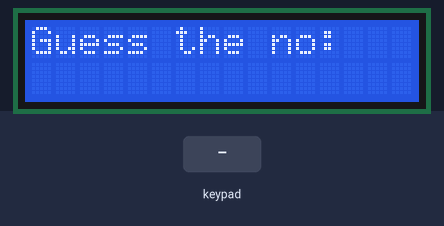
Simulated run of this sketch. Board: Arduino Uno, built with avr-gcc and run on an emulated ATmega328P. Parts: 16×2 character LCD. The test bench sets the inputs (shaded band). Random numbers use the default seed unless the sketch sets one; what the sketch prints to the serial monitor is not drawn.

Above: at 4.8 s.
4.9 s: keypad keys 8 7 6 5 # pressed 0.4 s apart
At 7.9 s:
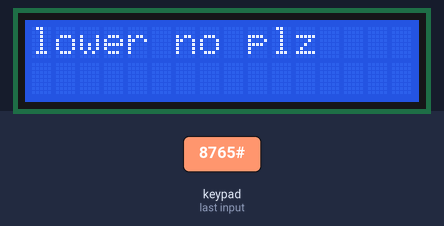
9.9 s: key '#' pressed
At 10.5 s:
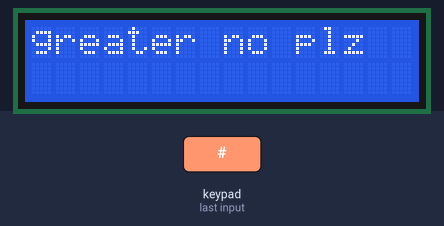
12.9 s: keypad keys 4 3 2 # pressed 0.4 s apart
At 13.9 s:
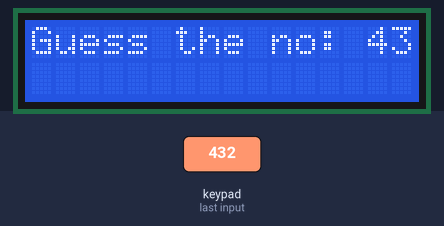
17.5 s: keypad keys 1 3 9 7 * pressed 0.4 s apart
At 18.7 s:
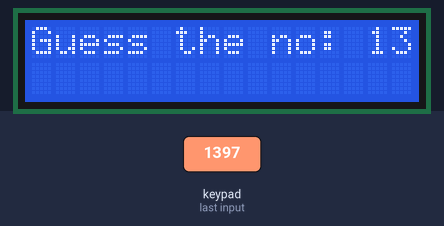
21.0 s: key '2' pressed
At 22.2 s:
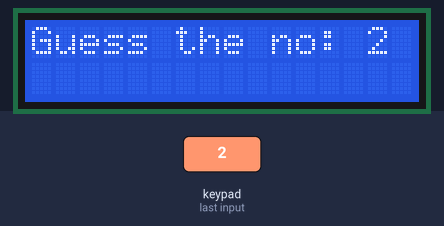
Timing chart, 0 to 23.5 s (numbered marks = the images above; inputs shaded):
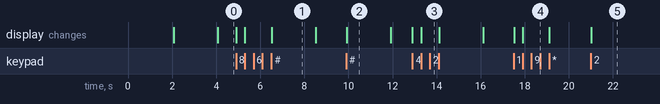

Measured:
- after the input at 4.9 s, the display: first changes at once (image 1 shows a later state)
- after the input at 9.9 s, the display: changes at once (image 2)
- after the input at 12.9 s, the display: first changes at once (image 3 shows a later state)
- after the input at 17.5 s, the display: first changes at once (image 4 shows a later state)
- after the input at 21.0 s, the display: changes at once (image 5)
- what the display in image 1 shows lasts 2.0 s, from 6.5 s to 8.5 s

The sketch:

guess_the_number1.ino
```cpp
#include <Keypad.h>
#include <LiquidCrystal.h>

LiquidCrystal lcd (9,A1,A2,A3,A4,A5);

const int ROW_NUM = 4; //four rows
const int COLUMN_NUM = 3; //three columns

char keys[ROW_NUM][COLUMN_NUM] = {
  {'1', '2', '3'},
  {'4', '5', '6'},
  {'7', '8', '9'},
  {'*', '0', '#'}
};

byte pin_rows[ROW_NUM] = {8, 7, 6, 5};   //connect to the row pinouts of the keypad
byte pin_column[COLUMN_NUM] = {4,3,2}; //connect to the column pinouts of the keypad

Keypad keypad = Keypad( makeKeymap(keys), pin_rows, pin_column, ROW_NUM, COLUMN_NUM );
 int i = 13;
 int inputInt;
 String inputString;
 int randNumber;
 int num=0;
 char key;
void setup() {

     Serial.begin(9600);
     lcd.begin(16,2);
     inputString.reserve(3);
    // Serial.setTimeout(100);
     randomSeed(analogRead(A0));
     randNumber = random(0, 100);
     Serial.print("randam no:" );
     Serial.println(randNumber);
     lcd.clear();
     lcd.setCursor(2,0);
     lcd.print("Guess the no.");
     lcd.setCursor(4,1);
     lcd.print("welcome");
     delay(2000);
     lcd.clear();
     lcd.setCursor(0,0);
     lcd.print("guess number");
     lcd.setCursor(0,1);
     lcd.print("between 0-99");
     delay(2000);
     lcd.clear();


    do{
       key = keypad.getKey();

      lcd.setCursor(0,0);
      lcd.print("Guess the no:");

      if (key >= '0' && key <= '9' || key =='#' || key == '*')
        {
          inputString += key;
          Serial.println(inputString);
          lcd.clear();
          lcd.setCursor(14,0);
          lcd.print(inputString);

              if(key =='#')
                {
                  inputInt = inputString.toInt();
                  inputString = "";
                  Serial.println(inputInt);

                  if (randNumber<inputInt)
                  {
                    lcd.setCursor(0,0);
                    lcd.print("lower no plz      ");
                    delay(2000);
                    lcd.clear();
                    num = num+1;
                  }

                  if(randNumber > inputInt)
                  {
                    lcd.setCursor(0,0);
                    lcd.print("greater no plz  ");
                    delay(2000);
                    lcd.clear();
                     num = num+1;
                  }

                  if(randNumber==inputInt)
                  {
                    lcd.clear();
                    lcd.setCursor(0,0);
                    lcd.print("you guess no.in ");
                    num = num+1;
                    lcd.setCursor(0,1);
                    lcd.print(num);
                    lcd.setCursor(3,1);
                    lcd.print("attempt");
                    delay(3000);
                    lcd.clear();
                    num =0;
                    lcd.print("Game over");
                    delay(2000);

                  }

                }


                if(key == '*')
                {
                   inputString = "";                 // clear input
                   lcd.clear();
                   i=0;
                }


}
  }while(randNumber != inputInt);

}
void loop() {}
```
